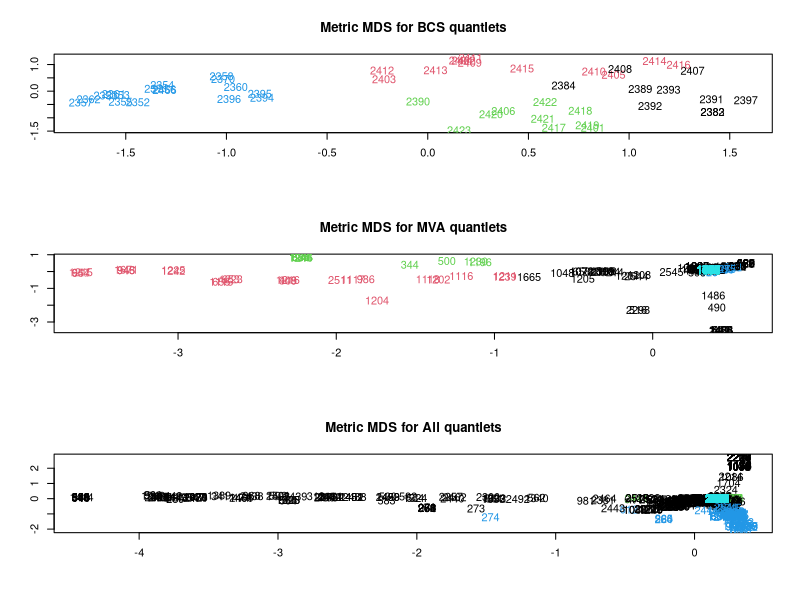

This figure's R source:
# −−−−−−−−−−−−−−−−−−−−−−−−−−−−−−−−−−−−−−−−−−−−−−−−−−−−−−
# Name of QuantLet : MVAQnetClusKmeansT
# −−−−−−−−−−−−−−−−−−−−−−−−−−−−−−−−−−−−−−−−−−−−−−−−−−−−−−
# Published in : Applied Multivariate Statistical Analysis
# −−−−−−−−−−−−−−−−−−−−−−−−−−−−−−−−−−−−−−−−−−−−−−−−−−−−−−
# Description : The document similarity of quantlets is calculated 
# based on their keywords. For this purpose quantlets are taken from
# the MVA book, BCS project and from the entire Quantnet.
# First the keywords are transformed 
# into the vector representation. Then the scalar product is applied
# calculating so the similarity measure. The advanced term-term 
# correlation model additionally uses the term-term correlation matrix
# between the terms of all documents. Finally the k-means algorithm with 
# Euclidean norm is applied for clustering (four clusters) and the data 
# are represented via MDS (multidimensional scaling) showing metric MDS 
# for BCS quantlets, metric MDS for MVA quantlets and metric MDS for all
# quantlets.
# −−−−−−−−−−−−−−−−−−−−−−−−−−−−−−−−−−−−−−−−−−−−−−−−−−−−−−
# Keywords : cluster-analysis, plot, graphical representation, kmeans,
# distance, euclidean, euclidean-norm, multi-dimensional, scaling, MDS,
# similarity, data visualization 
# −−−−−−−−−−−−−−−−−−−−−−−−−−−−−−−−−−−−−−−−−−−−−−−−−−−−−−
# See also : MVAQnetClusKmeans, MVAQnetClusKmeansB, MVAclus8p, MVAclusbank,
# MVAclusbh, MVAclusfood, MVAclususcrime, MVAdrugsim, SMSclus8p, SMSclus8pd,
# SMSclus8pmst2, SMSclushealth, SMScluscrimechi2, SMSclusbank, SMSclusbank2,
# SMSclusbank3, SMScluscomp, SMScluscrime
# −−−−−−−−−−−−−−−−−−−−−−−−−−−−−−−−−−−−−−−−−−−−−−−−−−−−−−
# Author : Lukas Borke, Awdesch Melzer, Simon Trimborn
# −−−−−−−−−−−−−−−−−−−−−−−−−−−−−−−−−−−−−−−−−−−−−−−−−−−−−−
# Submitted : Tue, August 26 2014 by Lukas Borke
# −−−−−−−−−−−−−−−−−−−−−−−−−−−−−−−−−−−−−−−−−−−−−−−−−−−−−−
# Datafile : export_q_kw_141.dat, export_q_kw_310.dat, export_q_kw_All.dat
# −−−−−−−−−−−−−−−−−−−−−−−−−−−−−−−−−−−−−−−−−−−−−−−−−−−−−−
# Example : Metric MDS for BCS quantlets, metric MDS for MVA quantlets,
# metric MDS for all quantlets
# −−−−−−−−−−−−−−−−−−−−−−−−−−−−−−−−−−−−−−−−−−−−−−−−−−−−−−

# clear all variables
rm(list = ls(all = TRUE))
graphics.off()

# read all Qlets
D       = as.matrix(read.table("export_q_kw_All.dat"))

# take everything but ID
E       = D[, -1]
IDall   = D[, 1]        # Quantlet IDs 

# transpose and norm to one columnwise, then a column equals the vector representation of a Qlet
norm.E  = apply(t(E), 2, function(v) {
    v/sqrt(sum(v * v))
})
norm.E[is.na(norm.E)] = 0

# cache global Qlet matrix as norm, needed for following transformations
D_global = norm.E

# read vector matrix from BCS
D       = as.matrix(read.table("export_q_kw_310.dat"))
E       = D[, -1]       # extract everything but ID
IDB     = D[, 1]        # set ID

# transpose and norm to one columnwise, then a column equals the vector
# representation of a Qlet
norm.E  = apply(t(E), 2, function(v) {
    v/sqrt(sum(v * v))
})
norm.E[is.na(norm.E)] = 0

# transpose the BCS vector representation of the basis model into T model
# (term-term-correlation), one column in D_T_310 is equivalent to the vector
# representation of a Qlet in the T model
D_T_310 = t(D_global) %*% norm.E

# read vector matrix from MVA
D       = as.matrix(read.table("export_q_kw_141.dat"))
E       = D[, -1]       # extract everything but ID
IDM     = D[, 1]        # set ID

# transpose and norm to one columnwise, then a column equals the vector representation of a Qlet
norm.E  = apply(t(E), 2, function(v) {
    v/sqrt(sum(v * v))
})
norm.E[is.na(norm.E)] = 0

# transpose the MVA vector representation of the basis model into T model
# (term-term-correlation) one column in D_T_141 is equivalent to the vector
# representation of a Qlet in the T model
D_T_141     = t(D_global) %*% norm.E

# set plot for 3 columns
par(mfrow   = c(3, 1))

# BCS
set.seed(12345)                         # set pseudo random numbers
d           = dist(t(D_T_310))          # Euclidean norm
clusBCS     = kmeans(t(D_T_310), 4)     # kmeans for 4 clusters/centers
mdsBCS      = cmdscale(d, k = 2)        # mds for 2 dimensions
plot(mdsBCS, type = "n", xlab = "", ylab = "", main = "Metric MDS for BCS quantlets")
text(mdsBCS[, 1], mdsBCS[, 2], IDB, col = clusBCS$cluster)

# MVA
set.seed(12345)                         # set pseudo random numbers
d           = dist(t(D_T_141))
clusMVA     = kmeans(t(D_T_141), 4)
mdsMVA      = cmdscale(d, k = 2)
plot(mdsMVA, type = "n", xlab = "", ylab = "", main = "Metric MDS for MVA quantlets")
text(mdsMVA[, 1], mdsMVA[, 2], IDM, col = clusMVA$cluster)

# Displaying Null-Vectors
D_T_141_null = apply(D_T_141^2, 2, sum)
text(mdsMVA[D_T_141_null == 0, 1], mdsMVA[D_T_141_null == 0, 2],
    IDM[D_T_141_null == 0], col = 5)

# All Qlets
D_T_global  = t(D_global) %*% D_global

set.seed(12345)  # set pseudo random numbers
d           = dist(t(D_T_global))
clusAll     = kmeans(t(D_T_global), 4)
mdsAll      = cmdscale(d, k = 2)
plot(mdsAll, type = "n", xlab = "", ylab = "", main = "Metric MDS for All quantlets")
text(mdsAll[, 1], mdsAll[, 2], IDall, col = clusAll$cluster)

# Displaying Null-Vectors
D_T_global_null = apply(D_T_global^2, 2, sum)
text(mdsAll[D_T_global_null == 0, 1], mdsAll[D_T_global_null == 0, 2],
    IDall[D_T_global_null == 0], col = 5)
